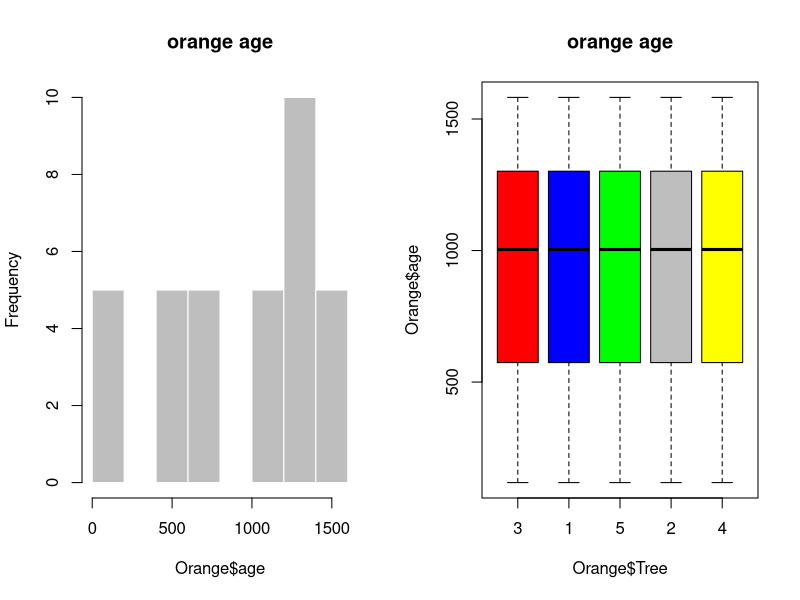
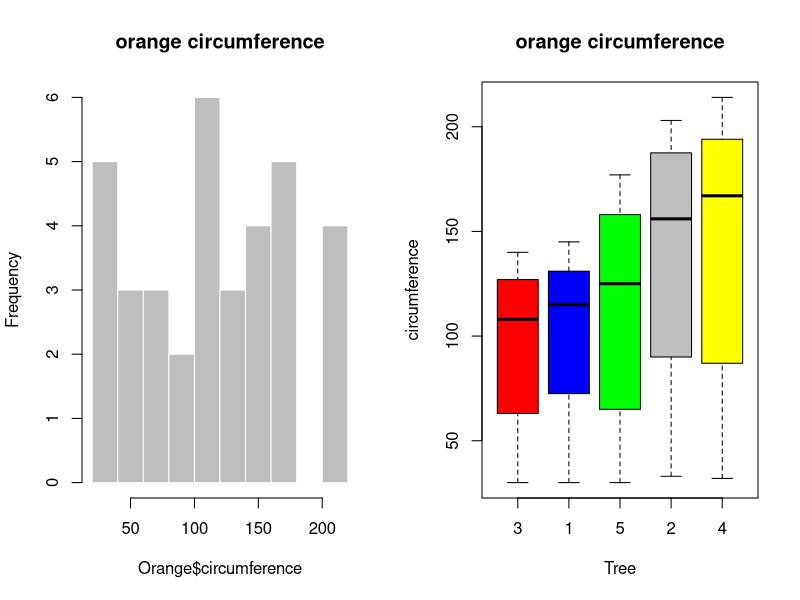

Write the R code that produced these figures, in order.
# univariate data practice in R by sangmin

# information of data
head(Orange)

# average, median, trimmed mean(15%), standard deviation for age
mean(Orange$age)
median(Orange$age)
mean(Orange$age, trim=0.15)
sd(Orange$age)

# average, median, trimmed mean(15%), standard deviation for circumference
mean(Orange$circumference)
median(Orange$circumference)
mean(Orange$circumference, trim=0.15)
sd(Orange$circumference)

par(mfrow=c(1, 2))
# histogram, box plot for age
hist(Orange$age, main="orange age",
     border="white", col="grey")
boxplot(Orange$age~Orange$Tree, main="orange age",
        col=c("red", "blue", "green", "grey", "yellow"))

# histogram, box plot for circumeference
hist(Orange$circumference, main="orange circumference",
     border="white", col="grey")
boxplot(circumference~Tree, data = Orange, 
        main="orange circumference",
        col=c("red", "blue", "green", "grey", "yellow"))
par(mfrow=c(1, 1))
